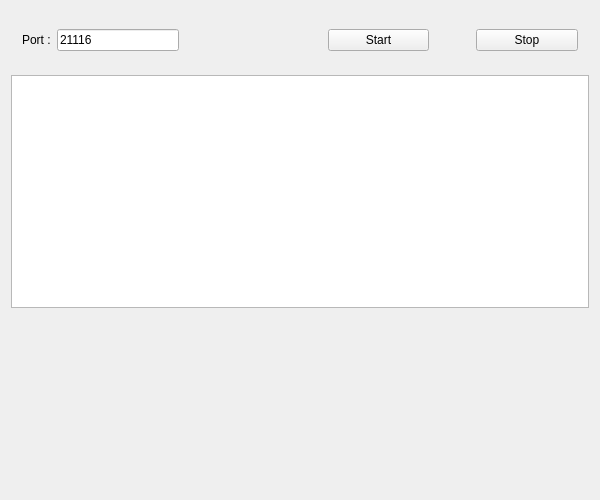
<?xml version="1.0" encoding="UTF-8"?>
<ui version="4.0">
 <class>IDServerClass</class>
 <widget class="QWidget" name="IDServerClass">
  <property name="geometry">
   <rect>
    <x>0</x>
    <y>0</y>
    <width>600</width>
    <height>500</height>
   </rect>
  </property>
  <property name="minimumSize">
   <size>
    <width>600</width>
    <height>500</height>
   </size>
  </property>
  <property name="maximumSize">
   <size>
    <width>600</width>
    <height>500</height>
   </size>
  </property>
  <property name="windowTitle">
   <string>IDServer</string>
  </property>
  <layout class="QVBoxLayout" name="verticalLayout" stretch="1,4,3">
   <item>
    <widget class="QWidget" name="widget" native="true">
     <layout class="QHBoxLayout" name="horizontalLayout" stretch="1,6,7,5,2,5">
      <item>
       <widget class="QLabel" name="label">
        <property name="text">
         <string>Port :</string>
        </property>
       </widget>
      </item>
      <item>
       <widget class="QLineEdit" name="lineEdit">
        <property name="text">
         <string>21116</string>
        </property>
       </widget>
      </item>
      <item>
       <spacer name="horizontalSpacer_2">
        <property name="orientation">
         <enum>Qt::Orientation::Horizontal</enum>
        </property>
        <property name="sizeHint" stdset="0">
         <size>
          <width>138</width>
          <height>20</height>
         </size>
        </property>
       </spacer>
      </item>
      <item>
       <widget class="QPushButton" name="startButton_">
        <property name="text">
         <string>Start</string>
        </property>
       </widget>
      </item>
      <item>
       <spacer name="horizontalSpacer">
        <property name="orientation">
         <enum>Qt::Orientation::Horizontal</enum>
        </property>
        <property name="sizeHint" stdset="0">
         <size>
          <width>37</width>
          <height>20</height>
         </size>
        </property>
       </spacer>
      </item>
      <item>
       <widget class="QPushButton" name="stopButton_">
        <property name="text">
         <string>Stop</string>
        </property>
       </widget>
      </item>
     </layout>
    </widget>
   </item>
   <item>
    <widget class="QTableView" name="tableView">
     <property name="minimumSize">
      <size>
       <width>0</width>
       <height>0</height>
      </size>
     </property>
     <property name="maximumSize">
      <size>
       <width>800</width>
       <height>16777215</height>
      </size>
     </property>
    </widget>
   </item>
   <item>
    <widget class="QWidget" name="logWidget_" native="true"/>
   </item>
  </layout>
 </widget>
 <layoutdefault spacing="6" margin="11"/>
 <resources>
  <include location="IDServer.qrc"/>
 </resources>
 <connections/>
</ui>
